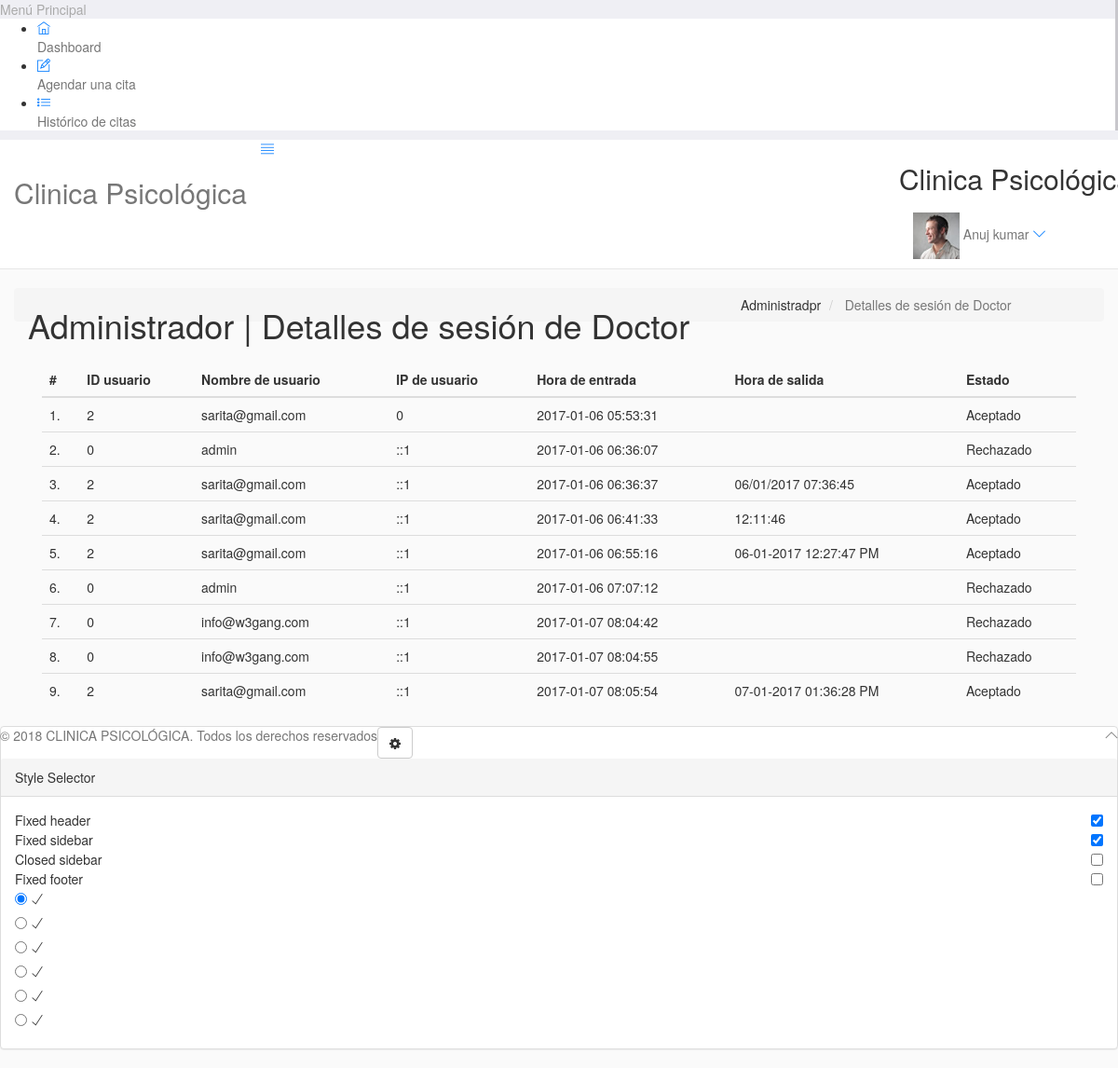
Page /Backend/hms/admin1/doctor-logs.php (signed in) on the committed database.
### tables this page shows
CREATE TABLE `users` (
  `id` int(11) NOT NULL,
  `fullName` varchar(255) NOT NULL,
  `address` longtext NOT NULL,
  `city` varchar(255) NOT NULL,
  `gender` varchar(255) NOT NULL,
  `email` varchar(255) NOT NULL,
  `password` varchar(255) NOT NULL,
  `regDate` timestamp NOT NULL DEFAULT CURRENT_TIMESTAMP,
  `updationDate` varchar(255) NOT NULL
);

CREATE TABLE `doctorslog` (
  `id` int(11) NOT NULL,
  `uid` int(11) NOT NULL,
  `username` varchar(255) NOT NULL,
  `userip` binary(16) NOT NULL,
  `loginTime` timestamp NOT NULL DEFAULT CURRENT_TIMESTAMP,
  `logout` varchar(255) NOT NULL,
  `status` int(11) NOT NULL
);

### Backend/hms/admin1/doctor-logs.php (the view, shortened to what this page needs)
<?php
include('include/config.php');
?>
<!DOCTYPE html>
<html lang="en">
	<head>
		<link rel="stylesheet" href="vendor/bootstrap/css/bootstrap.min.css">
		<link rel="stylesheet" href="vendor/fontawesome/css/font-awesome.min.css">
		<link rel="stylesheet" href="vendor/themify-icons/themify-icons.min.css">
		<link href="vendor/animate.css/animate.min.css" rel="stylesheet" media="screen">
		<link href="vendor/perfect-scrollbar/perfect-scrollbar.min.css" rel="stylesheet" media="screen">
		<link href="vendor/switchery/switchery.min.css" rel="stylesheet" media="screen">
		<link href="vendor/bootstrap-touchspin/jquery.bootstrap-touchspin.min.css" rel="stylesheet" media="screen">
		<link href="vendor/select2/select2.min.css" rel="stylesheet" media="screen">
		<link href="vendor/bootstrap-datepicker/bootstrap-datepicker3.standalone.min.css" rel="stylesheet" media="screen">
		<link href="vendor/bootstrap-timepicker/bootstrap-timepicker.min.css" rel="stylesheet" media="screen">
		<link rel="stylesheet" href="assets/css/styles.css">
		<link rel="stylesheet" href="assets/css/plugins.css">
		<link rel="stylesheet" href="assets/css/themes/theme-1.css" id="skin_color" />
	</head>
	<body>
		<div id="app">
<?php include('include/sidebar.php');?>
			<div class="app-content">
					<?php include('include/header.php');?>
				<div class="main-content" >
					<div class="wrap-content container" id="container">
						<section id="page-title">
							<div class="row">
								<div class="col-sm-8">
									<h1 class="mainTitle">Administrador  | Detalles de sesión de Doctor</h1>
																	</div>
								<ol class="breadcrumb">
									<li>
										<span>Administradpr </span>
									</li>
									<li class="active">
										<span>Detalles de sesión de Doctor</span>
									</li>
								</ol>
							</div>
						</section>
						<div class="container-fluid container-fullw bg-white">
									<div class="row">
								<div class="col-md-12">
									<table class="table table-hover" id="sample-table-1">
										<thead>
											<tr>
												<th class="center">#</th>
												<th class="hidden-xs">ID usuario</th>
												<th>Nombre de usuario</th>
												<th>IP de usuario</th>
												<th>Hora de entrada</th>
												<th>Hora de salida </th>
												<th> Estado </th>
											</tr>
										</thead>
										<tbody>
<?php
$sql=mysqli_query($con,"select * from doctorslog ");
$cnt=1;
while($row=mysqli_fetch_array($sql))
{
?>
											<tr>
												<td class="center"><?php echo $cnt;?>.</td>
												<td class="hidden-xs"><?php echo $row['uid'];?></td>
												<td class="hidden-xs"><?php echo $row['username'];?></td>
												<td><?php echo $row['userip'];?></td>
												<td><?php echo $row['loginTime'];?></td>
												<td><?php echo $row['logout'];?>
												</td>
												<td>
<?php if($row['status']==1)
{
	echo "Aceptado";
}
else
{
	echo "Rechazado";
}?>
</td>
											</tr>
											<?php
$cnt=$cnt+1;
											 }?>
										</tbody>
									</table>
								</div>
							</div>
								</div>
					</div>
				</div>
			</div>
	<?php include('include/footer.php');?>
	<?php include('include/setting.php');?>
		</div>
	</body>
</html>

### Backend/hms/admin1/include/header.php (shortened to what this page needs)
<header class="navbar navbar-default navbar-static-top">
					<div class="navbar-header">
						<a class="navbar-brand" href="#">
							<h2 style="padding-top:2% ">Clinica Psicológica</h2>
						</a>
						<a href="#" class="sidebar-toggler pull-right visible-md visible-lg" data-toggle-class="app-sidebar-closed" data-toggle-target="#app">
							<i class="ti-align-justify"></i>
						</a>
					</div>
					<div class="navbar-collapse collapse">
						<ul class="nav navbar-right">
								<li  style="padding-top:2% ">
								<h2>Clinica Psicológica</h2>
							</li>
							<li class="dropdown current-user">
								<a href class="dropdown-toggle" data-toggle="dropdown">
									<img src="assets/images/avatar-1.jpg" alt="Peter"> <span class="username">
									<?php $query=mysqli_query($con,"select fullName from users where id='".$_SESSION['id']."'");
while($row=mysqli_fetch_array($query))
{
	echo $row['fullName'];
}
									?> <i class="ti-angle-down"></i></i></span>
								</a>
							</li>
						</ul>
					</div>
				</header>

### Backend/hms/admin1/assets/css/themes/theme-1.css (style rules this page uses)
body { background: #FAFAFA; }
header .navbar-header { background: #ffffff !important; border-right-color: #c8c7cc !important; border-bottom-color: #c8c7cc !important; }
header .navbar-header .sidebar-toggler, header .navbar-header .sidebar-mobile-toggler { color: #007aff !important; }
header .navbar-header .navbar-brand { color: #777 !important; }
header .navbar-collapse { background: #ffffff !important; border-bottom-color: #c8c7cc !important; box-shadow: none !important; }
header .navbar-collapse .navbar-right > li > a { color: #777; }
header .navbar-collapse .navbar-right > li > a i { color: #007aff !important; }

### rows in the picture
users: fullName "Anuj kumar"
doctorslog: uid "2", username "sarita@gmail.com", userip "0", loginTime "2017-01-06 05:53:31", status "Aceptado"
doctorslog: uid "0", username "admin", userip "::1", loginTime "2017-01-06 06:36:07", status "Rechazado"
doctorslog: uid "2", username "sarita@gmail.com", userip "::1", loginTime "2017-01-06 06:36:37", logout "06/01/2017 07:36:45", status "Aceptado"
doctorslog: uid "2", username "sarita@gmail.com", userip "::1", loginTime "2017-01-06 06:41:33", logout "12:11:46", status "Aceptado"
doctorslog: uid "2", username "sarita@gmail.com", userip "::1", loginTime "2017-01-06 06:55:16", logout "06-01-2017 12:27:47 PM", status "Aceptado"
doctorslog: uid "0", username "admin", userip "::1", loginTime "2017-01-06 07:07:12", status "Rechazado"
doctorslog: uid "0", username "info@w3gang.com", userip "::1", loginTime "2017-01-07 08:04:42", status "Rechazado"
doctorslog: uid "0", username "info@w3gang.com", userip "::1", loginTime "2017-01-07 08:04:55", status "Rechazado"
doctorslog: uid "2", username "sarita@gmail.com", userip "::1", loginTime "2017-01-07 08:05:54", logout "07-01-2017 01:36:28 PM", status "Aceptado"
